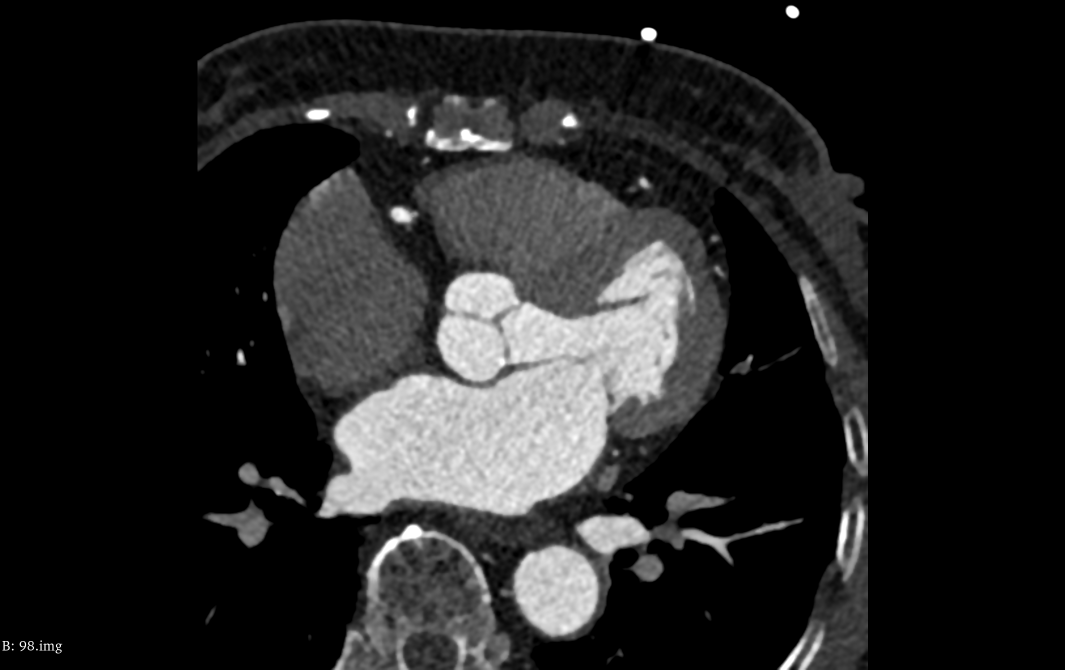
#> input picture valve_ID98.png, 2130 x 1340 px (shown at 1/2 size)
$ jupyter execute --allow-errors Valve_Tool.ipynb
#> lines starting #> are read from the running program, lines starting #| are printed output that depends on the picture; after the words box and inside, x2 and y2 are one past the last pixel; in counts of white or black regions, pixels touching at a corner belong together
[cell 1]
import pandas as pd
import numpy as np
import seaborn as sns
import cv2
from matplotlib import pyplot as plt
import os
#---------
import matplotlib.pyplot as plt
from skimage.morphology import disk, binary_erosion, binary_dilation, binary_opening, binary_closing
import numpy as np
from scipy.ndimage import binary_fill_holes
#---------
from sklearn.cluster import KMeans
from sklearn.preprocessing import MinMaxScaler
from sklearn.preprocessing import StandardScaler
#---------
from scipy.ndimage import distance_transform_edt
from skimage.feature import peak_local_max
from skimage.segmentation import watershed
from skimage.measure import label, regionprops
from skimage import color
from skimage.io import imread
from skimage import filters, measure
#---------

[cell 2]
from google.colab import files

uploaded = files.upload()
#> the answer given: valve_ID98.png
filename = next(iter(uploaded))
img = cv2.imread(filename)
#> img is the input picture: shape (1340, 2130, 3); min 0, max 255, mean 35.7
gray = cv2.cvtColor(img, cv2.COLOR_BGR2GRAY)

#In the crop section, you'll need to manually adjust the dimensions
#Try to get the image to be as closely cropped to the leaflets as you can for the best results

[cell 3]
#CROP IMAGE
crop = gray[530:770, 790:1160]
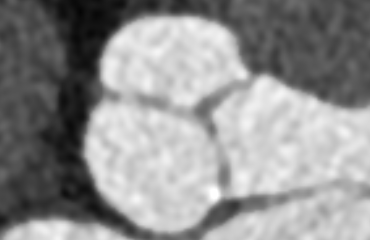
#> crop: shape (240, 370); min 4, max 255, mean 144.5
plt.imshow(crop, cmap='gray')
plt.title('Cropped Image')
plt.show()

[cell 4]
#DPI

[cell 5]
#Enhancing Contrast
CLAHE = cv2.createCLAHE(clipLimit=2.0, tileGridSize=(8,8))
enhance = CLAHE.apply(crop)
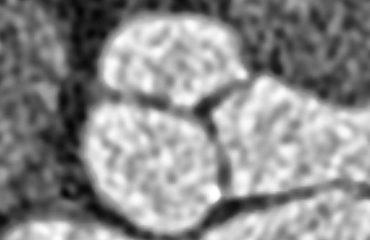
#> enhance: shape (240, 370); min 3, max 255, mean 140.4

#Enhanced Image
plt.imshow(enhance)

[cell 6]
#Bilateral Filter
denoise = cv2.bilateralFilter(enhance, d=9, sigmaColor=75, sigmaSpace=75)

[cell 7]
#Binary Mask
threshold = filters.threshold_otsu(denoise)
#> threshold = 138
binary = denoise <= threshold
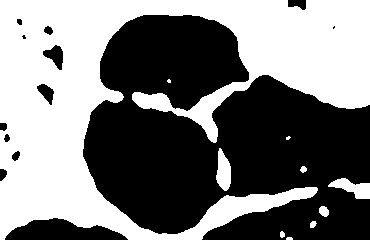
#> binary: shape (240, 370) bool; 48.1% white; 10 white regions (3 under 20 px), largest, box (x1, y1, x2, y2) and area: (0, 0, 370, 240) 41542, (328, 178, 370, 199) 466, (216, 148, 231, 191) 446

#Binary Dilation
dilation = binary_dilation(binary, disk(3))
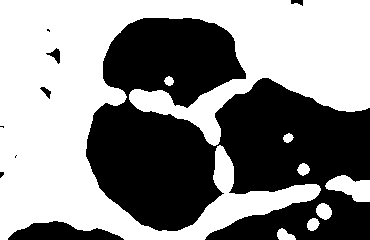
#> dilation: shape (240, 370) bool; 54.4% white; 9 black regions (4 under 20 px), largest, box (x1, y1, x2, y2) and area: (86, 18, 370, 240) 38893, (8, 221, 124, 240) 1370, (46, 48, 60, 64) 98, (40, 87, 51, 99) 59, (291, 0, 303, 6) 48

#Binary Opening
opened = binary_opening(dilation, disk(7))
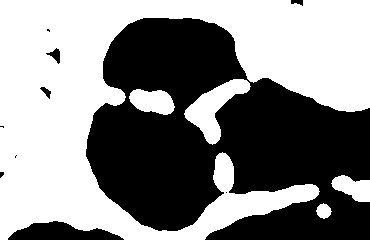
#> opened: shape (240, 370) bool; 53.3% white; 10 black regions (5 under 20 px), largest, box (x1, y1, x2, y2) and area: (86, 18, 370, 240) 39877, (8, 221, 124, 240) 1373, (46, 48, 60, 64) 101, (40, 87, 51, 99) 59, (291, 0, 303, 6) 49

#Fill holes
filled = binary_fill_holes(opened)
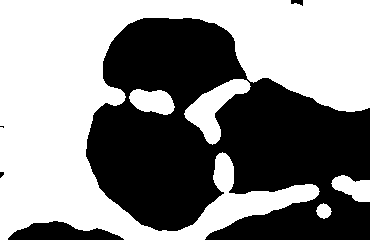
#> filled: shape (240, 370) bool; 53.5% white; 5 black regions (2 under 20 px), largest, box (x1, y1, x2, y2) and area: (86, 18, 370, 240) 39877, (8, 221, 124, 240) 1373, (291, 0, 303, 6) 49

#Invert
_, inv_filled = cv2.threshold(filled.astype(np.uint8) * 255, 127, 255, cv2.THRESH_BINARY_INV)
plt.imshow(inv_filled)

[cell 8]
#Checking image after changes, running this box is optional
fig, axes = plt.subplots(1,4, figsize=(15,5))
axes[0].imshow(gray, cmap='gray')
axes[0].set_title('Grayscale')
axes[1].imshow(enhance, cmap='gray')
axes[1].set_title('CLAHE Enhanced')
axes[2].imshow(denoise, cmap='gray')
axes[2].set_title('Bilateral Filter')
axes[3].imshow(inv_filled, cmap='gray')
axes[3].set_title("Oshu/Binary Mask")
plt.show()

[cell 9]
#Crop the image AGAIN and use some threshold or wtv
#Use pixels for Kmeans (masked by threshold)
#Use Kmeans to put a leaflet as one cluster each
#Use edge detection to measure length of leaflets
#I think ALSO find the area of the leaflets??
#Also print how asymmetrical the leaflets are to each other

[cell 10]
from skimage.measure import label, regionprops

height, width = inv_filled.shape
#> height = 240; width = 370

labels = label(inv_filled, connectivity=2)
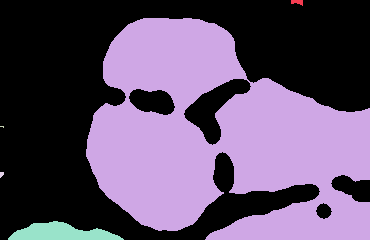
#> labels: shape (240, 370) int64; 6 distinct labels, from 0 to 5; one colour per label, 0 black
inv_filled_modified = inv_filled.copy()

#Loop to check which pixels marked 1 are touching the bottom of the box
for region in regionprops(labels):
    min_row, min_col, max_row, max_col = region.bbox

    if max_row == height:
        for coords in region.coords:
            inv_filled_modified[coords[0], coords[1]] = 0
#> this loop made 5 passes
#> (min_row, min_col, max_row, max_col) on passes 1 to 5: (0, 291, 6, 303), (18, 86, 240, 370), (126, 0, 128, 4), (172, 0, 178, 4), (221, 8, 240, 124)
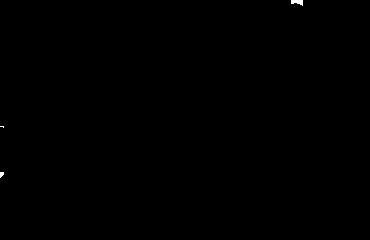
#> inv_filled_modified: shape (240, 370); 0.08% white; 3 white regions (2 under 20 px), largest, box (x1, y1, x2, y2) and area: (291, 0, 303, 6) 49

plt.imshow(inv_filled_modified)

[cell 11]
#Flatten image and mask
#Assuming K-means is to be applied to the 'denoise' image, masked by 'filled'
pixels = denoise.reshape((-1, 1)) #Reshape denoise for K-means (single channel)
mask_flat = inv_filled_modified.astype(bool).flatten() #True = leaflet pixel, False = background

#Select masked pixels
selected_pixels = pixels[mask_flat] #Select ONLY pixels where mask is True (leaflet pixels)
#> selected_pixels = 72 values, max 160 at index 1, min 147 at index 53, mean 154.9
selected_pixels = np.float32(selected_pixels)

max_iter = 100 #Define max_iter for K-means criteria
criteria = (cv2.TERM_CRITERIA_EPS + cv2.TERM_CRITERIA_MAX_ITER, max_iter, 1.0)

[cell 12]
#This cell is not important to run, but will be kept to show thought process behind creating tool
#Use Kmeans to put a leaflet as one cluster each

_, labels_km, centers = cv2.kmeans(selected_pixels, 3, None, criteria, 10, cv2.KMEANS_RANDOM_CENTERS)
#> labels_km = 72 values, max 2 at index 5, min 0 at index 0, mean 1.04; centers = [158.3, 150.7, 154.3]
centers = np.uint8(centers)
#> centers = [158, 150, 154]

#Replace masked pixels with cluster colors
segmented_pixels = centers[labels_km.flatten()]
#> segmented_pixels = 72 values, max 158 at index 0, min 150 at index 11, mean 154.5
output_pixels = np.zeros_like(pixels) # background becomes 0
output_pixels[mask_flat] = segmented_pixels

segmented_image = output_pixels.reshape(denoise.shape)

plt.imshow(segmented_image)
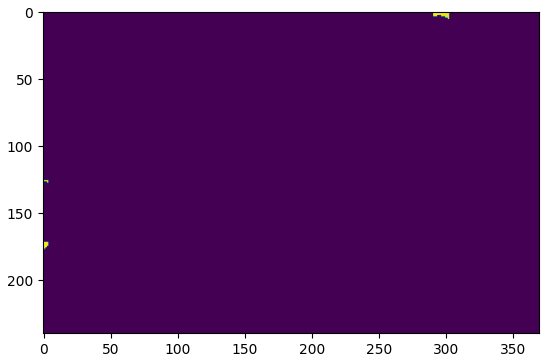
#> figure drawn by matplotlib, 1 panel

[cell 13]
#need to remove the bottom part of unimportant stuff from binary mask!
from skimage.measure import label, regionprops

height, width = inv_filled.shape

labels = label(inv_filled, connectivity=2)
inv_filled_modified = inv_filled.copy()

#Loop to check which pixels marked 1 are touching the bottom of the box
for region in regionprops(labels):
    min_row, min_col, max_row, max_col = region.bbox

    if max_row == height:
        for coords in region.coords:
            inv_filled_modified[coords[0], coords[1]] = 0

plt.imshow(inv_filled_modified)

[cell 14]
##Program finds widest point of each leaflet as a seed and has it grow outward until it reaches a boundary
distance = distance_transform_edt(inv_filled_modified)

#Coords finds the coordinates of the boundary for each leaflet
coords = peak_local_max(distance, min_distance=25, labels=inv_filled_modified) #min_distance is the boundary set
#> coords = empty array
peak_mask = np.zeros(distance.shape, dtype=bool)
peak_mask[tuple(coords.T)] = True
markers = label(peak_mask)
leaflet_labels = watershed(-distance, markers, mask=inv_filled_modified)
#> leaflet_labels: shape (240, 370) int32; every value is 0

#Highlighting and showing leaflets in diff colors
colored = color.label2rgb(leaflet_labels, bg_label=0, bg_color=(0, 0, 0))
#> colored: shape (240, 370, 3) float64; every value is 0

fig, axes = plt.subplots(1, 2, figsize=(10, 5))
axes[0].imshow(inv_filled_modified)
axes[1].imshow(colored)

[cell 15]
#Labels each leaflet in the scan (as shown in next cell)
for region in regionprops(leaflet_labels):
    y, x = region.centroid
    axes[1].text(x, y, str(region.label), color='white', fontsize=12,
                 ha='center', va='center', weight='bold')
#> this loop made 0 passes

[cell 16]
#Edge detection
#For this, I've included data such as area, perimeter, and major axises for each leaflet
leaflet_data = []
for region in regionprops(leaflet_labels):
    single_leaflet = (leaflet_labels == region.label).astype(np.uint8)
    contours, _ = cv2.findContours(single_leaflet, cv2.RETR_EXTERNAL, cv2.CHAIN_APPROX_NONE)
    contour = max(contours, key=cv2.contourArea)

 #place in this format because those lines were getting long...
 #Taken from that research paper
    leaflet_data.append({
        'label': region.label,
        'area_px': region.area,
        'perimeter_px': cv2.arcLength(contour, closed=True),
        'major_axis_length_px': region.axis_major_length,
        'minor_axis_length_px': region.axis_minor_length,
        'centroid': region.centroid,
        'contour': contour,
    })
#> after the loop, leaflet_data = []

for d in leaflet_data:
    print(f"Leaflet {d['label']}: area={d['area_px']:.0f}px  "
          f"perimeter={d['perimeter_px']:.1f}px  "
          f"major_axis={d['major_axis_length_px']:.1f}px"
          )

edge_overlay = (colored * 255).astype(np.uint8).copy()
#> edge_overlay: shape (240, 370, 3); every value is 0
for d in leaflet_data:
    cv2.drawContours(edge_overlay, [d['contour']], -1, (255, 255, 255), 1)
plt.figure(figsize=(6, 6))
plt.imshow(edge_overlay)
plt.title('Detected Leaflet Edges')
plt.axis('off')
plt.show()

[cell 17]
#Convert pixels to cm
#PPF described: pixel edge = 0.0338 cm/each pixel area = 0.001142 cm^2
pixel_edge = 0.0338
pixel_area = 0.001142

areas = np.array([d['area_px'] for d in leaflet_data], dtype=float) * pixel_area
#> areas = empty array
lengths = np.array([d['major_axis_length_px'] for d in leaflet_data], dtype=float) * pixel_edge
#> lengths = empty array

print(f"Area mean: {(areas.mean()):.4f} cm^2 (std: {(areas.std()):.4f} cm^2)")
#| Area mean: nan cm^2 (std: nan cm^2)
print(f"Area Asymmetry Rate: {float(areas.std() / areas.mean()):.3f}") #0 meaning perfectly symmetrical and 1 meaning TOTALLY NOT
#| Area Asymmetry Rate: nan
#> (the rest of this cell did not finish here and is left out)
